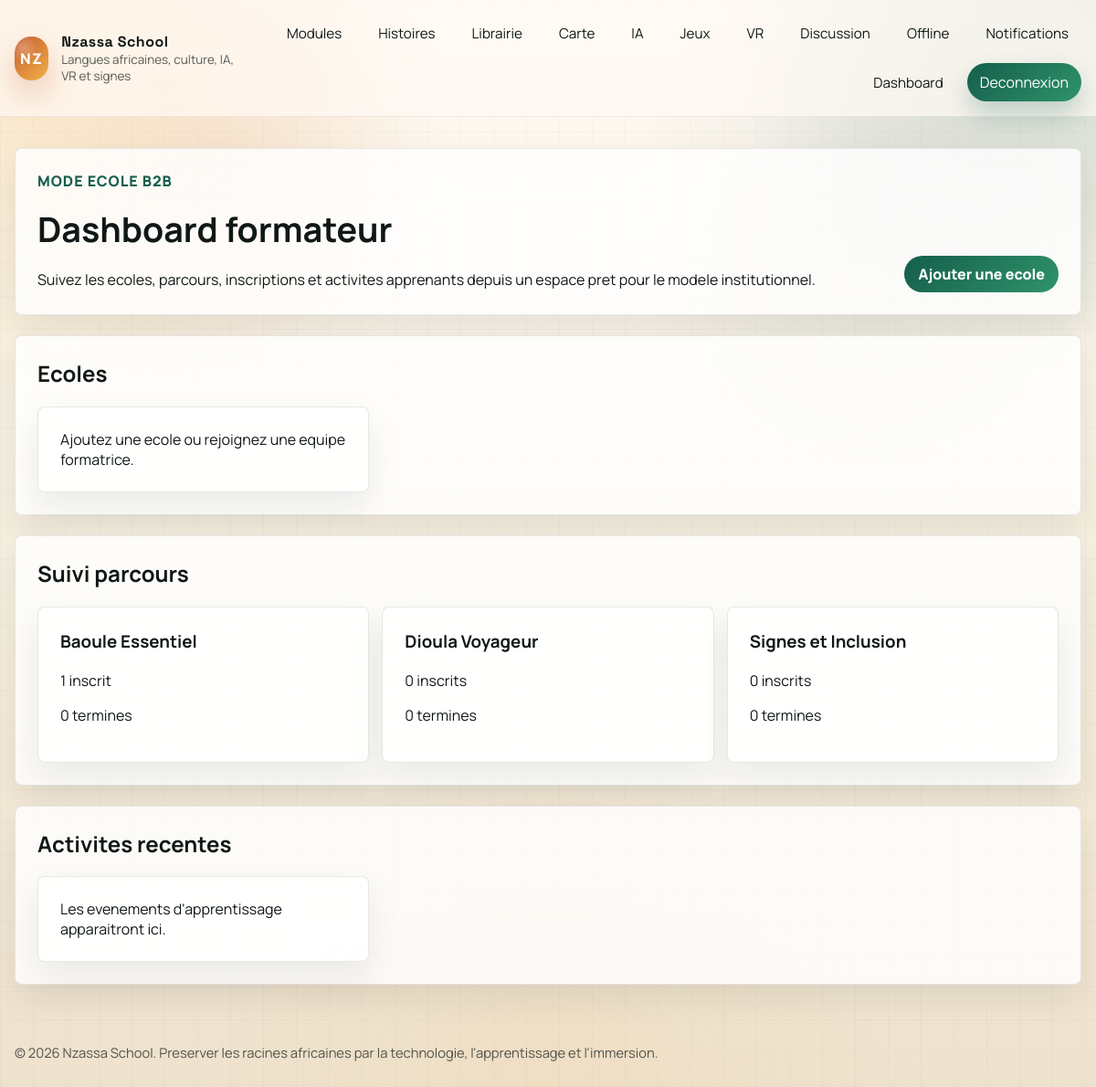
The app's page /formateur/ (signed in), older data.
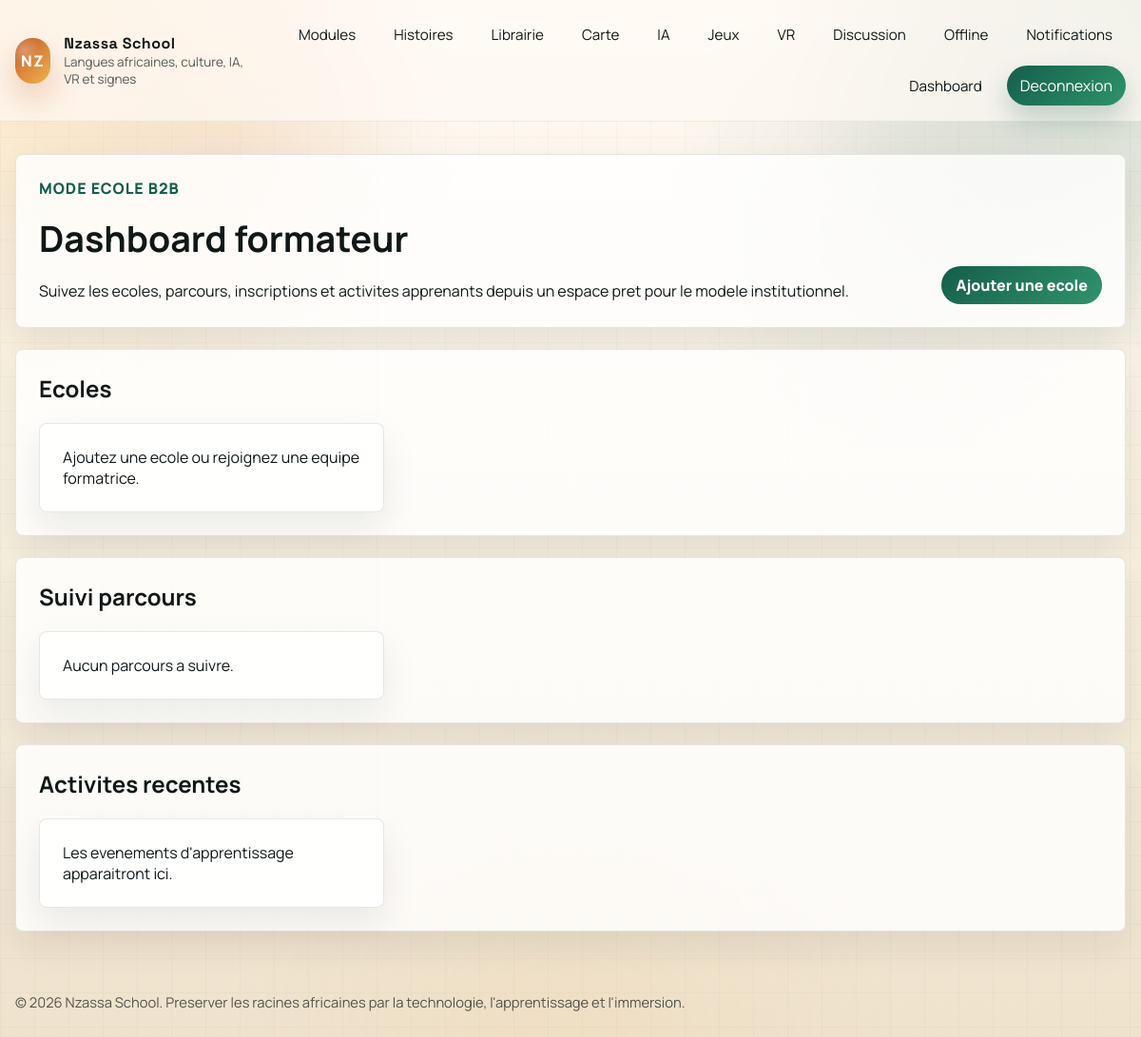
The same page, newer data.
### nzassa_app/models.py (models this page shows, shortened)
class Course(models.Model):
    FOCUS_CHOICES = [
        ("language", "Langue"),
        ("culture", "Culture"),
        ("sign", "Langue des signes"),
        ("vr", "Immersion VR"),
        ("ai", "Pratique IA"),
    ]
    language = models.ForeignKey(Language, on_delete=models.CASCADE, related_name="courses")
    title = models.CharField(max_length=180)
    slug = models.SlugField(max_length=200, unique=True, blank=True)
    short_description = models.CharField(max_length=240)
    description = models.TextField()
    focus = models.CharField(max_length=20, choices=FOCUS_CHOICES, default="language")
    level = models.CharField(max_length=40, default="Debutant")
    estimated_minutes = models.PositiveIntegerField(default=30)
    xp_reward = models.PositiveIntegerField(default=120)
    is_premium = models.BooleanField(default=False)
    is_published = models.BooleanField(default=True)
    created_at = models.DateTimeField(auto_now_add=True)
    class Meta:
        ordering = ["language__name", "title"]

### nzassa_app/views.py (the view)
# urls.py: path("formateur/", teacher_dashboard, name="teacher_dashboard"),
@login_required
def teacher_dashboard(request):
    owned_schools = School.objects.filter(Q(owner=request.user) | Q(memberships__user=request.user, memberships__role__in=["teacher", "admin"])).distinct()
    teacher_courses = Course.objects.filter(is_published=True).annotate(
        enrolled_count=Count("enrollments", distinct=True),
        completed_count=Count("enrollments", filter=Q(enrollments__status="completed"), distinct=True),
    )
    recent_events = LearningEvent.objects.select_related("user")[:12]
    return render(
        request,
        "nzassa_app/teacher_dashboard.html",
        {
            "owned_schools": owned_schools,
            "teacher_courses": teacher_courses,
            "recent_events": recent_events,
        },
    )

### nzassa_app/templates/nzassa_app/teacher_dashboard.html (shortened to what this page needs)
{% extends "nzassa_app/base.html" %}
{% block content %}
<div class="stack">
    <section class="hero">
        <div>
            <p style="margin-top:0;color:var(--forest);font-weight:900;text-transform:uppercase;letter-spacing:.06em;">Mode ecole B2B</p>
            <h1 style="margin:0 0 8px;font-size:2.35rem;">Dashboard formateur</h1>
            <p style="line-height:1.75;margin-bottom:0;">Suivez les ecoles, parcours, inscriptions et activites apprenants depuis un espace pret pour le modele institutionnel.</p>
        </div>
        <a class="btn" href="{% url 'school_create' %}">Ajouter une ecole</a>
    </section>
    <section class="panel">
        <h2 style="margin-top:0;">Ecoles</h2>
        <div class="grid">
            {% for school in owned_schools %}
                <article class="item">
                    <h3 style="margin-top:0;">{{ school.name }}</h3>
                    <p>{{ school.city|default:"Ville non definie" }}</p>
                    <p>Code invitation: <strong>{{ school.invite_code }}</strong></p>
                </article>
            {% empty %}
                <article class="item">Ajoutez une ecole ou rejoignez une equipe formatrice.</article>
            {% endfor %}
        </div>
    </section>
    <section class="panel">
        <h2 style="margin-top:0;">Suivi parcours</h2>
        <div class="grid">
            {% for course in teacher_courses %}
                <article class="item">
                    <h3 style="margin-top:0;">{{ course.title }}</h3>
                    <p>{{ course.enrolled_count }} inscrit{{ course.enrolled_count|pluralize }}</p>
                    <p>{{ course.completed_count }} termine{{ course.completed_count|pluralize }}</p>
                </article>
            {% empty %}
                <article class="item">Aucun parcours a suivre.</article>
            {% endfor %}
        </div>
    </section>
    <section class="panel">
        <h2 style="margin-top:0;">Activites recentes</h2>
        <div class="grid">
            {% for event in recent_events %}
                <article class="item">
                    <strong>{{ event.event_type }}</strong>
                    <p>{{ event.object_label }}</p>
                    <small>{{ event.created_at|date:"d M Y H:i" }}</small>
                </article>
            {% empty %}
                <article class="item">Les evenements d'apprentissage apparaitront ici.</article>
            {% endfor %}
        </div>
    </section>
</div>
{% endblock %}

Row changes from the older to the newer data that the page shows:
removed Course: title "Baoule Essentiel", enrolled_count "1", completed_count "0"
removed Course: title "Dioula Voyageur", enrolled_count "0", completed_count "0"
removed Course: title "Signes et Inclusion", enrolled_count "0", completed_count "0"
Text that changed along with them:
text now shown: "Aucun parcours a suivre."
